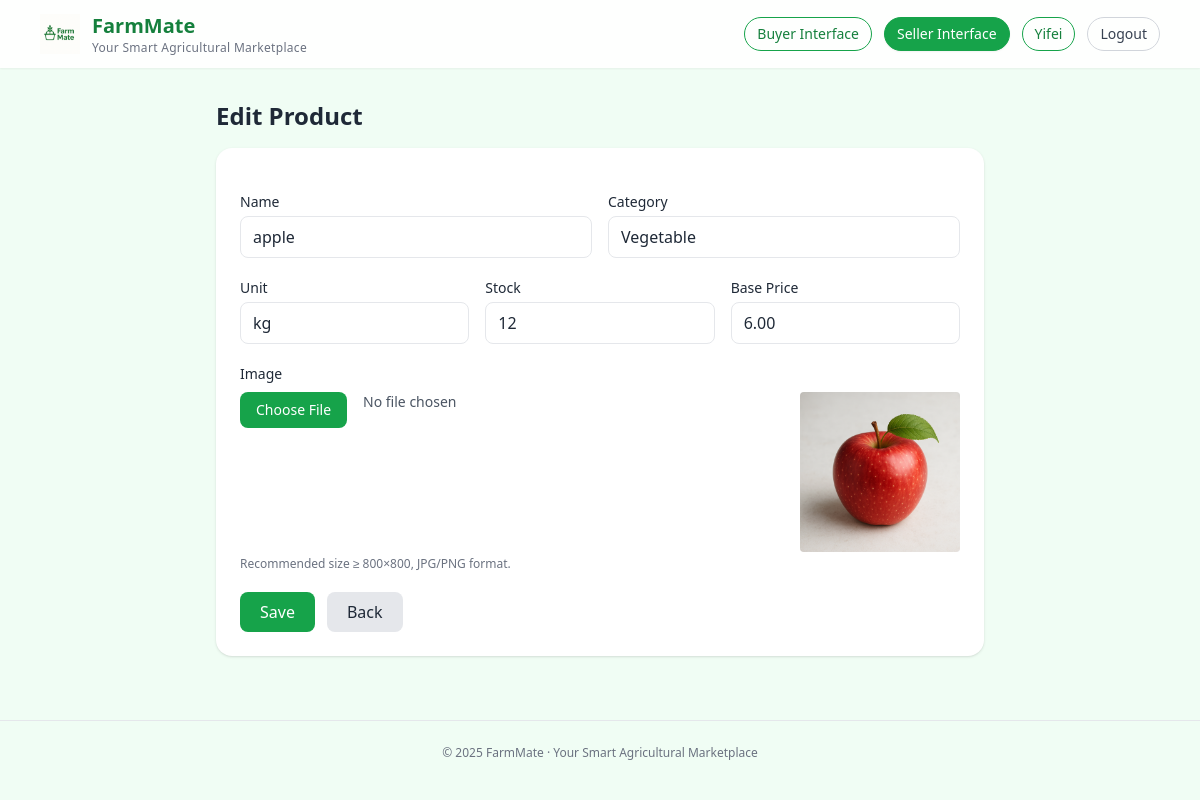
The app's page /seller/products/4/edit/ (signed in) with its own data.
### accounts/models.py (models this page shows, shortened)
class User(AbstractUser):
    class Role(models.TextChoices):
        SELLER = "SELLER", "Seller"
        BUYER  = "BUYER",  "Buyer"
    role = models.CharField(max_length=10, choices=Role.choices, default=Role.BUYER)
    def is_seller(self): return self.role == self.Role.SELLER

### products/models.py (models this page shows)
class Product(models.Model):
    supplier = models.ForeignKey(SupplierProfile, on_delete=models.CASCADE, related_name='products')
    name = models.CharField(max_length=200)
    category = models.CharField(max_length=100, blank=True)
    unit = models.CharField(max_length=50, default='kg')
    stock = models.PositiveIntegerField(default=0)
    base_price = models.DecimalField(max_digits=10, decimal_places=2, default=0)
    ai_description_en = models.TextField(blank=True)
    ai_description_zh = models.TextField(blank=True)
    created_at = models.DateTimeField(auto_now_add=True)
    image = models.ImageField(upload_to='products/', blank=True, null=True)
    is_active = models.BooleanField(default=True, verbose_name="是否上架")

### products/views.py (the view)
# urls.py: path('seller/products/<int:pk>/edit/', product_edit, name='product-edit'),
@login_required
def product_edit(request, pk):
    if not request.user.is_seller():
        return render(request, "errors/forbidden.html", status=403)
    sp, _ = SupplierProfile.objects.get_or_create(user=request.user)
    p = get_object_or_404(Product, pk=pk, supplier=sp)
    if request.method == "POST":
        form = ProductForm(request.POST, request.FILES, instance=p)
        if form.is_valid():
            form.save()
            return redirect("seller-dashboard")
    else:
        form = ProductForm(instance=p)
    return render(request, "seller/product_form.html", {"form": form, "title": "Edit Product"})

### products/forms.py
class ProductForm(forms.ModelForm):
    class Meta:
        model = Product
        fields = ['name', 'category', 'unit', 'stock', 'base_price', 'image']
    def __init__(self, *args, **kwargs):
        super().__init__(*args, **kwargs)
        placeholders = {
            'name': 'Product name (required)',
            'category': 'e.g. Vegetable / Fruit / Grain',
            'unit': 'kg / box / bag',
            'stock': 'Stock quantity',
            'base_price': 'Base price (excluding shipping)',
        }
        for name, field in self.fields.items():
            if hasattr(field.widget, 'attrs'):
                cls = (
                    'w-full rounded-lg border px-3 py-2 '
                    'focus:outline-none focus:ring-2 focus:ring-green-500'
                )
                field.widget.attrs['class'] = cls
                if name in placeholders:
                    field.widget.attrs.setdefault('placeholder', placeholders[name])
        self.fields['stock'].widget.attrs['min'] = 0
        self.fields['base_price'].widget.attrs['step'] = '0.01'

### templates/seller/product_form.html (shortened to what this page needs)
{% extends "_base.html" %}
{% block content %}
<div class="max-w-3xl mx-auto">
  <h2 class="text-2xl font-semibold mb-4">{{ title }}</h2>
  <div class="bg-white rounded-2xl shadow p-6">
    <form method="post" enctype="multipart/form-data" class="space-y-5" id="product-form">
      <div class="grid md:grid-cols-2 gap-4">
        <div>
          <label class="block text-sm mb-1">Name</label>
          {{ form.name }}
        </div>
        <div>
          <label class="block text-sm mb-1">Category</label>
          {{ form.category }}
        </div>
      </div>
      <div class="grid md:grid-cols-3 gap-4">
        <div>
          <label class="block text-sm mb-1">Unit</label>
          {{ form.unit }}
        </div>
        <div>
          <label class="block text-sm mb-1">Stock</label>
          {{ form.stock }}
        </div>
        <div>
          <label class="block text-sm mb-1">Base Price</label>
          {{ form.base_price }}
        </div>
      </div>
      <div>
        <label class="block text-sm mb-2">Image</label>
        <div class="flex items-start gap-4">
          <label for="image-input"
                 class="inline-flex items-center justify-center px-4 py-2 text-sm rounded-lg bg-green-600 text-white hover:bg-green-700 cursor-pointer">
            Choose File
          </label>
          <span id="file-name" class="text-sm text-gray-600">No file chosen</span>
          <div class="relative w-40 aspect-square rounded overflow-hidden bg-gray-50 ml-auto">
            {% if form.instance and form.instance.image %}
              <img id="image-preview" src="{{ form.instance.image.url }}"
                   class="absolute inset-0 block w-full h-full object-cover" alt="preview">
            {% endif %}
          </div>
        </div>
        <p class="text-xs text-gray-500 mt-1">Recommended size ≥ 800×800, JPG/PNG format.</p>
      </div>
      <div class="flex gap-3">
        <button class="px-5 py-2 bg-green-600 text-white rounded-lg hover:bg-green-700" type="submit">Save</button>
        <a href="/seller/" class="px-5 py-2 bg-gray-200 rounded-lg">Back</a>
      </div>
    </form>
  </div>
</div>
{% endblock %}

### templates/_base.html (shortened to what this page needs)
<!doctype html>
<html lang="en">
<head>
  {% load static %}
  <script src="https://cdn.tailwindcss.com"></script>
</head>
<body class="bg-green-50 text-gray-800 font-sans">
  <header class="bg-white/90 backdrop-blur shadow-sm">
    <div class="max-w-6xl mx-auto px-4 py-3 flex items-center justify-between">
      <a href="/" class="flex items-center gap-3 group">
        <img src="{% static 'images/farmmate_logo.png' %}" alt="FarmMate Logo"
             class="h-10 w-auto transition-transform group-hover:scale-105">
        <div class="leading-tight">
          <span class="text-xl font-bold text-green-700">FarmMate</span>
          <span class="block text-xs text-gray-500 tracking-wide">
            Your Smart Agricultural Marketplace
          </span>
        </div>
      </a>
      {% with current=request.path %}
      <nav class="flex items-center gap-3 text-sm">
        <a href="{% url 'buyer-catalog' %}"
           class="px-3 py-1.5 rounded-full border border-green-600 text-green-700 hover:bg-green-50 transition
           {% if current|slice:':5' == '/buy/' %}bg-green-600 text-white border-green-600 shadow-sm{% endif %}">
          Buyer Interface
        </a>
        <a href="{% url 'seller-dashboard' %}"
           class="px-3 py-1.5 rounded-full border border-green-600 text-green-700 hover:bg-green-50 transition
           {% if current|slice:':8' == '/seller/' and current|slice:':16' != '/seller/profile/' %}
             bg-green-600 text-white border-green-600 shadow-sm
           {% endif %}">
          Seller Interface
        </a>
        {% if user.is_authenticated %}
          <a href="{% url 'seller-profile' %}"
             class="px-3 py-1.5 rounded-full border border-green-600 text-green-700 hover:bg-green-50 transition
             {% if current|slice:':16' == '/seller/profile/' %}bg-green-600 text-white border-green-600 shadow-sm{% endif %}">
            {{ user.username }}
          </a>
          <a href="{% url 'logout' %}"
             class="px-3 py-1.5 rounded-full border border-gray-300 text-gray-700 hover:bg-gray-100 transition">
            Logout
          </a>
        {% endif %}
      </nav>
      {% endwith %}
    </div>
  </header>
  <main class="max-w-6xl mx-auto px-4 py-8">
    {% block content %}{% endblock %}
  </main>
  <footer class="text-center text-xs text-gray-500 py-6 border-t border-gray-200 mt-8">
    <p>© 2025 FarmMate · Your Smart Agricultural Marketplace</p>
  </footer>
</body>
</html>

### records on screen
User: username "Yifei"
Product: name "apple", category "Vegetable", unit "kg", stock "12", base_price "6.00", instance.image (picture)

### other values on screen
{{ title }} "Edit Product"
